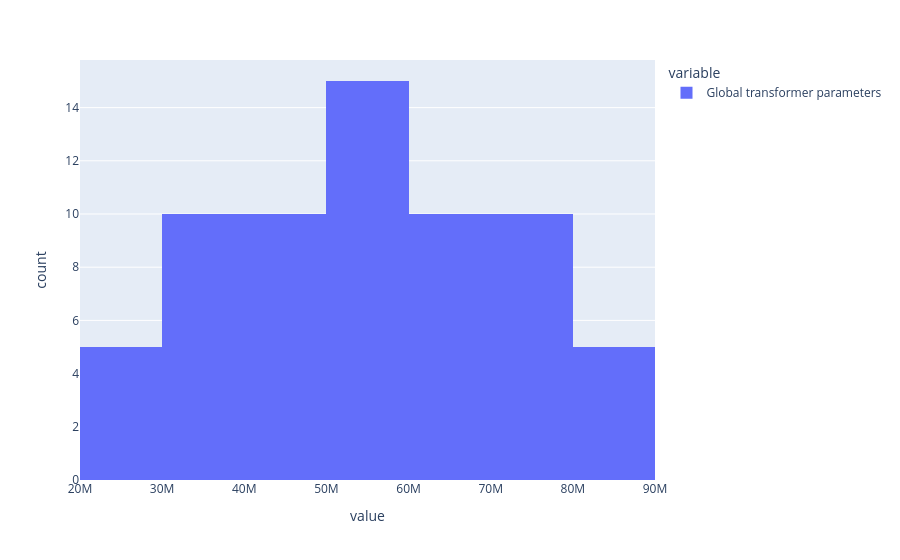

This figure's notebook cell:
### Code cell
df = pd.read_csv("Compute allocations.csv")
# byte_level = df[df['Patch size'] == 1]
byte_level = df[(df['FLOPs'] == 's') & (df['Patch size'] == 1) & (df['Global transformer layers'] >= 6)]
# byte_level['Global transformer parameters'].sort_values(ascending=False)
fig = px.histogram(byte_level['Global transformer parameters'])

fig.show()

### Figure 1 — Plotly figure (JSON) as saved in the notebook; plotly's stock layout.template omitted (floating-point values rounded to 4 significant figures)
{"data": [{"alignmentgroup": "True", "bingroup": "x", "hovertemplate": "variable=Global transformer parameters<br>value=%{x}<br>count=%{y}<extra></extra>", "legendgroup": "Global transformer parameters", "marker": {"color": "#636efa", "pattern": {"shape": ""}}, "name": "Global transformer parameters", "offsetgroup": "Global transformer parameters", "orientation": "v", "showlegend": true, "type": "histogram", "x": [42527232, 75577344, 25219072, 56702976, 31523840, 70878720, 37828608, 85054464, 44133376, 50438144, 56742912, 63047680, 69352448, 42527232, 75577344, 25219072, 56702976, 31523840, 70878720, 37828608, 85054464, 44133376, 50438144, 56742912, 63047680, 69352448, 42527232, 75577344, 25219072, 56702976, 31523840, 70878720, 37828608, 85054464, 44133376, 50438144, 56742912, 63047680, 69352448, 42527232, 75577344, 25219072, 56702976, 31523840, 70878720, 37828608, 85054464, 44133376, 50438144, 56742912, 63047680, 69352448, 42527232, 75577344, 25219072, 56702976, 31523840, 70878720, 37828608, 85054464, 44133376, 50438144, 56742912, 63047680, 69352448], "xaxis": "x", "yaxis": "y"}], "layout": {"barmode": "relative", "legend": {"title": {"text": "variable"}, "tracegroupgap": 0}, "margin": {"t": 60}, "xaxis": {"anchor": "y", "domain": [0, 1], "title": {"text": "value"}}, "yaxis": {"anchor": "x", "domain": [0, 1], "title": {"text": "count"}}}}
